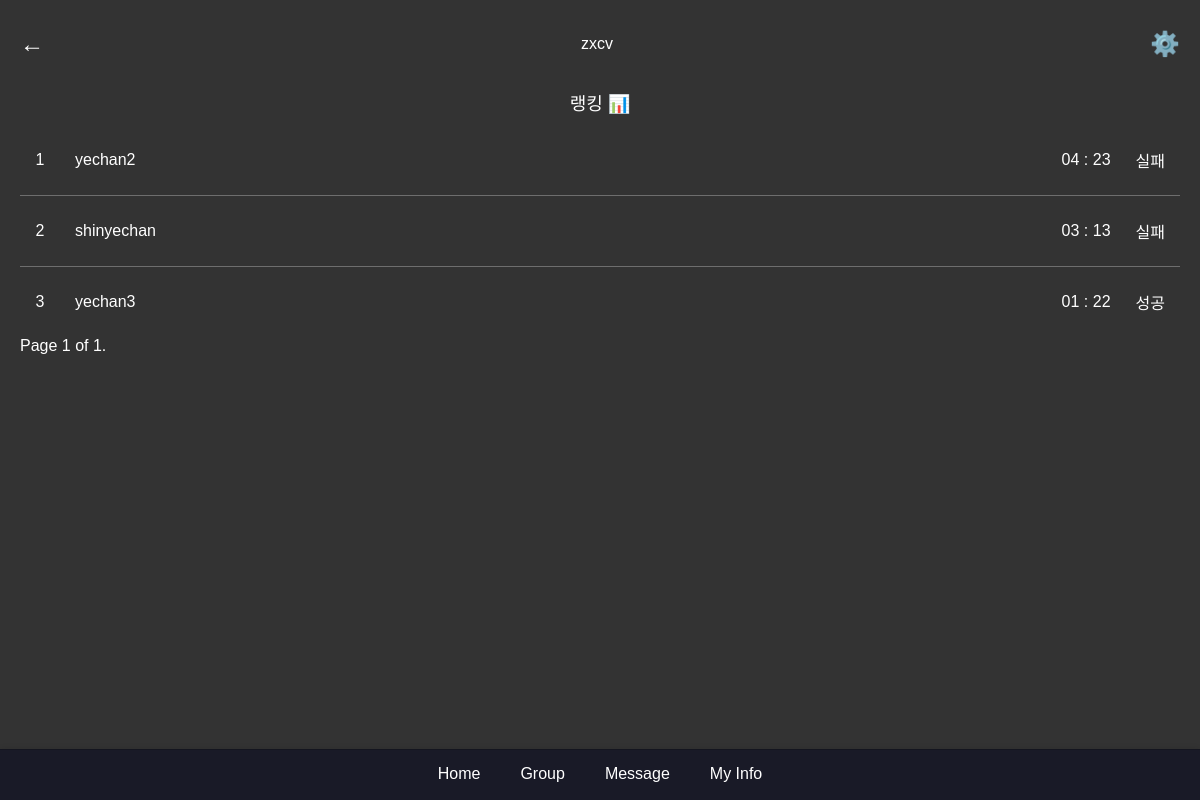
Page /group/group/1/ (signed in) on the committed database.
### group/models.py (models this page shows, shortened)
class Group(models.Model):
    title = models.CharField(max_length=100)
    goals = models.IntegerField(default=0, help_text='목표 시간을 분 단위로 입력해주세요')
    master = models.ForeignKey(settings.AUTH_USER_MODEL, related_name='mastered_groups', on_delete=models.CASCADE)
    users = models.ManyToManyField(settings.AUTH_USER_MODEL, related_name='user_groups')
    password = models.CharField(max_length=128, blank=True, null=True)
    information = models.TextField(blank=True, null=True)
    is_private = models.BooleanField(default=False)
    created_at = models.DateTimeField(auto_now_add=True)

### main/models.py (models this page shows, shortened)
class ScreenTime(models.Model):
    user = models.OneToOneField(CustomUser, on_delete=models.CASCADE, related_name='screen_time')
    total_minutes = models.PositiveIntegerField(default=0)  # 스크린 타임 총 분
    rank = models.PositiveIntegerField(default=0)  # 랭킹

class CustomUser(AbstractUser):
    following = models.ManyToManyField(
        "self", #User 인스턴스가 다른 인스턴스 참조
        verbose_name="팔로우 중인 사용자들",
        related_name="followers",
        symmetrical=False,
        through="relationship.Relationship"
    )

### group/views.py (the view)
# urls.py: path('group/<int:group_id>/', views.group_room, name='group_room'),
@login_required
def group_room(request, group_id):
    group = get_object_or_404(Group, id=group_id)
    screen_times = ScreenTime.objects.filter(user__in=group.users.all()).order_by('-total_minutes')
    paginator = Paginator(screen_times, 10)  # Show 10 screen times per page
    page_number = request.GET.get('page')
    page_obj = paginator.get_page(page_number)
    context = {
        'group': group,
        'page_obj': page_obj,
    }
    return render(request, 'group/group_room.html', context)

### main/templatetags/time_filters.py (called while the page is built)
@register.filter
def display_time(total_minutes):
    try:
        total_minutes = int(total_minutes)
        hours = total_minutes // 60
        minutes = total_minutes % 60
        if 0 <= hours < 10:
            hours = f"0{hours}"
        if 0 <= minutes < 10:
            minutes = f"0{minutes}"
        return f"{hours} : {minutes}"
    except (ValueError, TypeError):
        return "Invalid time"

@register.simple_tag
def time_comparison(goals, total_minutes):
    if goals > total_minutes:
        return "성공"
    else:
        return "실패"

### group/templates/group/group_room.html (shortened to what this page needs)
{% extends 'base.html' %} {% load static %} {% block extra_css %}<link
  rel="stylesheet"
  href="{% static 'css/group.css' %}"
/>{% endblock %}{% block content %}
<div class="groupDetailContainer">
  <div class="groupDiv">
    <div class="groupDetailHeader">
      <a href="{% url 'my_group' %}" id="cancelButton" class="back-button">←</a>
      <div class="groupName">{{ group.title }}</div>
      <a href="{% url 'group_setting' group.id %}" class="settings-button"
        >⚙️</a
      >
    </div>
    <div class="groupDetailranking">
      <div class="ranking-title">랭킹 📊</div>
      {% for screen_time in page_obj %} {% load time_filters %}
      <a href="#" class="ranking-item">
        <div class="rank-number">{{ forloop.counter }}</div>
        <div class="rank-name">{{ screen_time.user.username }}</div>
        <div class="rank-time">{{ screen_time.total_minutes|display_time}}</div>
        <div class="rank-time">
          {% time_comparison group.goals screen_time.total_minutes %}
        </div>
      </a>
      {% endfor %}
    </div>
    <div class="pagination">
      <span class="step-links">
        <span class="current">
          Page {{ page_obj.number }} of {{ page_obj.paginator.num_pages }}.
        </span>
      </span>
    </div>
  </div>
</div>
{% endblock %}

### main/static/css/styles.css (style rules this page uses)
body { margin: 0; }

### main/static/css/group.css (style rules this page uses)
body { font-family: Arial, sans-serif; background-color: #1c1c1e; color: #fff; }
.groupDetailContainer { width: 100%; margin: 0; padding: 0; }
.groupDiv { padding: 20px; }
.groupDetailHeader { display: flex; justify-content: space-between; align-items: center; padding: 10px 0; border-bottom: 1px solid #333; }
.groupName { flex-grow: 1; text-align: center; }
.back-button { text-decoration: none; color: #fff; font-size: 24px; }
.settings-button { text-decoration: none; color: #fff; font-size: 24px; }
.groupDetailranking { margin-top: 20px; }
.ranking-title { text-align: center; font-size: 18px; margin-bottom: 10px; }
.ranking-item { display: flex; justify-content: space-between; align-items: center; padding: 10px 0; border-bottom: 1px solid #6e6e6e; text-decoration: none; color: #fff; }
.ranking-item:last-child { border-bottom: none; }
.rank-number { width: 30px; height: 30px; display: flex; justify-content: center; align-items: center; border-radius: 50%; font-size: 16px; color: #fff; }
.rank-name { flex-grow: 1; padding-left: 10px; font-size: 16px; }
.rank-time { font-size: 16px; }
body { font-family: Arial, sans-serif; background-color: #333; color: #fff; margin: 0; padding: 0; }

### main/static/css/home.css (style rules this page uses)
.ranking-item { display: flex; justify-content: space-between; align-items: center; padding: 10px; border-bottom: 1px solid #333; text-decoration: none; color: rgb(70, 70, 70); border-bottom: none; }
.rank-number { padding: 10px 10px 10px 5px; display: flex; justify-content: center; align-items: center; border-radius: 50%; font-size: 16px; color: rgb(70, 70, 70); }
.rank-name { flex-grow: 1; padding: 10px; font-size: 16px; text-align: left; }
.rank-time { padding: 10px 15px 10px 10px; font-size: 16px; }

### rows in the picture
Group: title "zxcv", goals.total_minutes "실패", goals.total_minutes "성공"
ScreenTime: user.username "yechan2", total_minutes|display_time "04 : 23"
ScreenTime: user.username "shinyechan", total_minutes|display_time "03 : 13"
ScreenTime: user.username "yechan3", total_minutes|display_time "01 : 22"

### other values in the picture
{{ page_obj.number }} "1"
{{ page_obj.paginator.num_pages }} "1"
